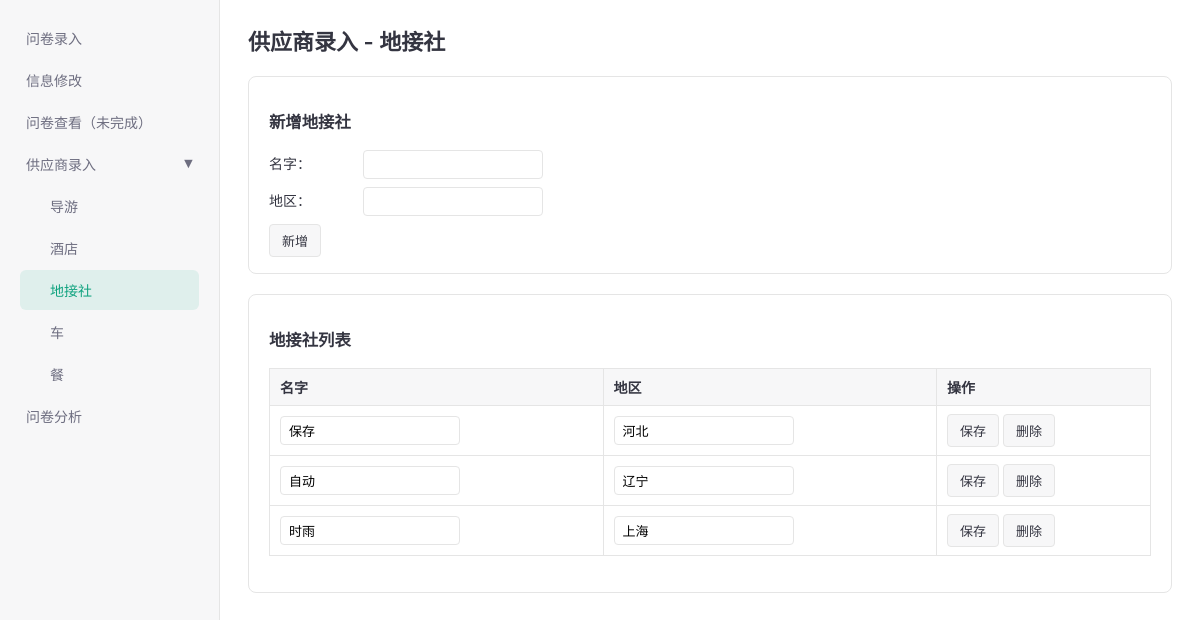
The page /supplier/import/agency/ on the database as committed earlier.
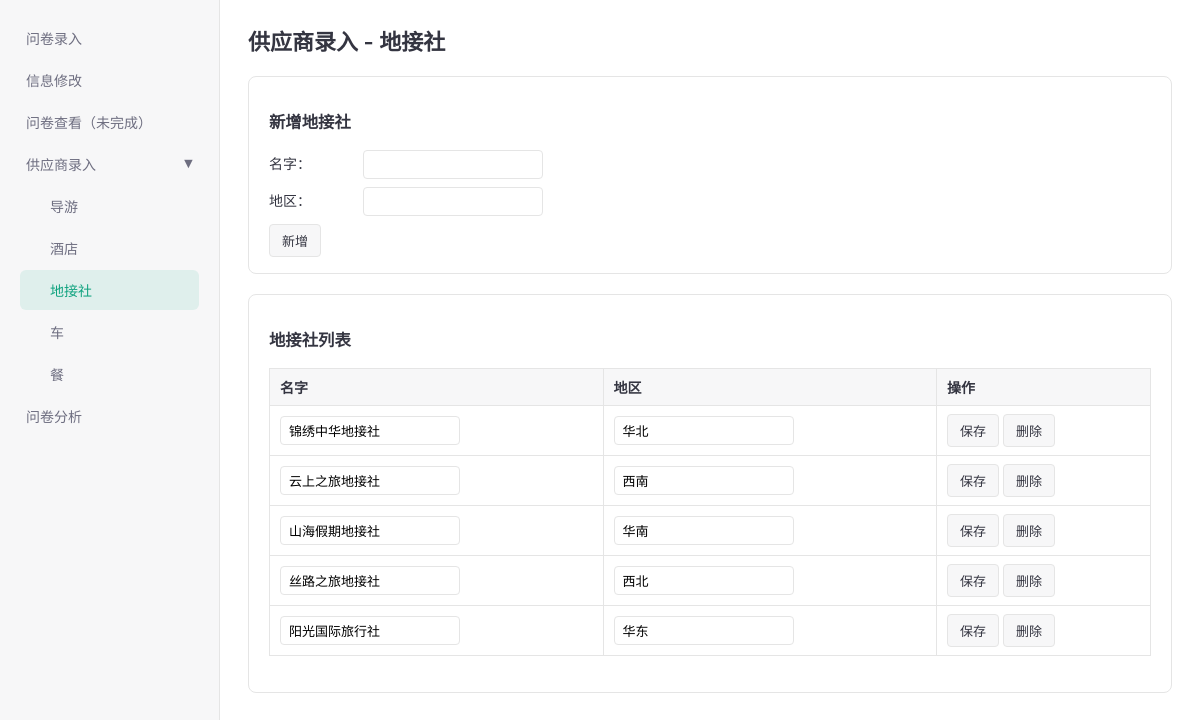
The same page on the database as committed later.
### main_app/models.py (models this page shows, shortened)
class SupplierAgency(models.Model):
    name = models.CharField('名字', max_length=128, unique=True, db_index=True)
    region = models.CharField('地区', max_length=64, blank=True)
    name_initials = models.CharField('名字拼音首字母', max_length=128, blank=True, db_index=True)
    class Meta:
        db_table = 'supplier_agency'
        verbose_name = '地接社供应商'
        verbose_name_plural = '地接社供应商'

### main_app/views.py (the view, shortened to what this page needs)
# urls.py: path('supplier/import/agency/', supplier_agency, name='supplier_agency'),
def supplier_agency(request):
    agencies = SupplierAgency.objects.all().order_by('-id')
    return render(request, 'supplier_agency.html', {'agencies': agencies})

### main_app/templates/supplier_agency.html (shortened to what this page needs)
{% extends "base.html" %}
{% block content %}
<h1>供应商录入 - 地接社</h1>
<div class="section">
    <h3>新增地接社</h3>
    <form method="post">
        <div class="create-form-row">
            <label>名字：</label>
            <input type="text" name="name" value="{{ create_form_data.name|default:'' }}" required>
        </div>
        <div class="create-form-row">
            <label>地区：</label>
            <input type="text" name="region" class="region-input" list="china-provinces" value="{{ create_form_data.region|default:'' }}">
        </div>
        <button type="submit" class="submit-btn">新增</button>
    </form>
</div>
<div class="section">
    <h3>地接社列表</h3>
    <table>
        <thead>
        <tr>
            <th>名字</th>
            <th>地区</th>
            <th>操作</th>
        </tr>
        </thead>
        <tbody>
        {% for a in agencies %}
            <tr>
                <td>
                    <form method="post" class="inline">
                        <input type="text" name="name" value="{{ a.name }}" required>
                </td>
                <td><input type="text" name="region" class="region-input" list="china-provinces" value="{{ a.region }}"></td>
                <td>
                        <button type="submit" class="submit-btn">保存</button>
                    <form method="post" class="inline">
                        <button type="submit" class="submit-btn">删除</button>
                    </form>
                </td>
            </tr>
        {% empty %}
            <tr><td colspan="3">暂无地接社数据。</td></tr>
        {% endfor %}
        </tbody>
    </table>
</div>
{% endblock %}

Rows that differ between the two databases and show on the page:
removed SupplierAgency: name "保存", region "河北"
removed SupplierAgency: name "自动", region "辽宁"
removed SupplierAgency: name "时雨", region "上海"
added SupplierAgency: name "锦绣中华地接社", region "华北"
added SupplierAgency: name "云上之旅地接社", region "西南"
added SupplierAgency: name "山海假期地接社", region "华南"
added SupplierAgency: name "丝路之旅地接社", region "西北"
added SupplierAgency: name "阳光国际旅行社", region "华东"
